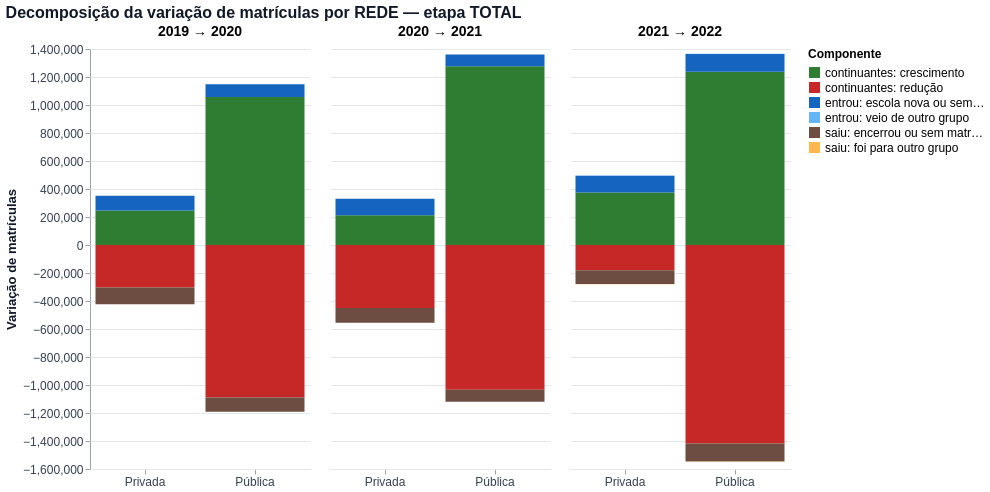

The notebook cell this image was saved under:
### Markdown cell above
## Etapa 7 — Decomposição da variação de matrículas entre dois anos *(opcional)*

Para cada par de anos `(a, b)` e cada grupo, a **variação líquida** das matrículas (soma de `b` menos soma de `a`)
é dividida em partes, olhando o **código da escola**:

| Componente | O que é |
|---|---|
| **continuantes: crescimento / redução** | escolas ativas nos dois anos, no mesmo grupo, que ganharam / perderam matrículas |
| **entrou: escola nova ou sem matrícula antes** | escola ativa em `b` e que não estava ativa em nenhum grupo em `a` |
| **entrou: veio de outro grupo** | escola ativa em `b` neste grupo e que em `a` estava ativa em outro grupo (mudou de rede, por exemplo) |
| **saiu: encerrou ou sem matrícula depois** | escola ativa em `a` e que não está ativa em nenhum grupo em `b` |
| **saiu: foi para outro grupo** | escola ativa em `a` neste grupo e que em `b` está ativa em outro grupo |

A soma das partes é a variação líquida do grupo. É uma **decomposição contábil das matrículas por escola**,
**não** o seguimento de alunos. Escola que muda de código (reabertura com outro código) aparece como saída + entrada.

### Code cell
COMPONENTES = ["continuantes: crescimento", "continuantes: redução",
               "entrou: escola nova ou sem matrícula antes", "entrou: veio de outro grupo",
               "saiu: encerrou ou sem matrícula depois", "saiu: foi para outro grupo"]
CORES_COMP = ["#2E7D32", "#C62828", "#1565C0", "#64B5F6", "#6D4C41", "#FFB74D"]


def decompor(d, ano_a, ano_b):
    ativos = d[d["MATRICULAS"] >= ESCOLA_ATIVA_MIN]
    A = ativos[ativos["ANO"] == ano_a].set_index("CO_ESCOLA")[["GRUPO", "MATRICULAS"]]
    B = ativos[ativos["ANO"] == ano_b].set_index("CO_ESCOLA")[["GRUPO", "MATRICULAS"]]
    j = A.join(B, how="outer", lsuffix="_a", rsuffix="_b")
    ma, mb = j["MATRICULAS_a"].fillna(0), j["MATRICULAS_b"].fillna(0)
    ga, gb = j["GRUPO_a"], j["GRUPO_b"]

    mesmo = ga.notna() & gb.notna() & (ga == gb)
    dif = mb - ma
    partes = [
        (ga[mesmo & (dif > 0)], dif[mesmo & (dif > 0)], COMPONENTES[0]),
        (ga[mesmo & (dif < 0)], dif[mesmo & (dif < 0)], COMPONENTES[1]),
        (gb[gb.notna() & ga.isna()], mb[gb.notna() & ga.isna()], COMPONENTES[2]),
        (gb[gb.notna() & ga.notna() & (ga != gb)], mb[gb.notna() & ga.notna() & (ga != gb)], COMPONENTES[3]),
        (ga[ga.notna() & gb.isna()], -ma[ga.notna() & gb.isna()], COMPONENTES[4]),
        (ga[ga.notna() & gb.notna() & (ga != gb)], -ma[ga.notna() & gb.notna() & (ga != gb)], COMPONENTES[5]),
    ]
    linhas = []
    for grupo, valor, nome in partes:
        t = pd.DataFrame({"GRUPO": grupo, "valor": valor}).groupby("GRUPO").agg(valor=("valor", "sum"), escolas=("valor", "size"))
        t["componente"] = nome
        linhas.append(t.reset_index())
    out = pd.concat(linhas, ignore_index=True)
    out["par"] = f"{ano_a} → {ano_b}"
    return out


if not DECOMPOR:
    print("DECOMPOR = False: seção pulada.")
else:
    partes_dec = []
    for a, b in PARES_DECOMPOSICAO:
        if a in ANOS and b in ANOS:
            partes_dec.append(decompor(base, a, b))
        else:
            print(f"[aviso] par {a}→{b} fora do período analisado; ignorado.")
    if partes_dec:
        dec = pd.concat(partes_dec, ignore_index=True)
        dec["componente"] = pd.Categorical(dec["componente"], categories=COMPONENTES, ordered=True)

        tab = dec.pivot_table(index=["par", "GRUPO"], columns="componente", values="valor", aggfunc="sum", observed=False).fillna(0)
        tab["variação líquida"] = tab.sum(axis=1)
        print("Decomposição (matrículas)")
        display(tab.round(0).astype("Int64"))

        # confere com os totais da etapa 3
        conf = []
        for a, b in PARES_DECOMPOSICAO:
            if a in ANOS and b in ANOS:
                for g_ in tot.columns:
                    conf.append({"par": f"{a} → {b}", "GRUPO": g_, "variação total (etapa 3)": tot.loc[b, g_] - tot.loc[a, g_]})
        conf = pd.DataFrame(conf).set_index(["par", "GRUPO"])
        conf["variação líquida (decomposição)"] = tab["variação líquida"]
        conf["diferença"] = conf["variação total (etapa 3)"] - conf["variação líquida (decomposição)"]
        print("Conferência: a diferença deve ser 0 quando ESCOLA_ATIVA_MIN = 1")
        display(conf.round(0).astype("Int64"))

        graf = (alt.Chart(dec).mark_bar().encode(
            x=alt.X("GRUPO:N", title=None, axis=alt.Axis(labelAngle=0)),
            y=alt.Y("valor:Q", title="Variação de matrículas"),
            color=alt.Color("componente:N", title="Componente",
                            scale=alt.Scale(domain=COMPONENTES, range=CORES_COMP)),
            order=alt.Order("componente:N"),
            tooltip=["par:N", "GRUPO:N", "componente:N", alt.Tooltip("valor:Q", format=",.0f"), alt.Tooltip("escolas:Q", title="escolas")])
            .properties(width=max(140, LARGURA_GRAFICO // max(len(PARES_DECOMPOSICAO), 1) - 80), height=ALTURA_GRAFICO)
            .facet(column=alt.Column("par:N", title=None, header=alt.Header(labelFontSize=14, labelFontWeight="bold"))))
        mostrar(estilizar(graf.properties(title=f"Decomposição da variação de matrículas por {DIMENSAO} — etapa {ETAPA}")), "07_decomposicao")

### Figure 1 — Vega-Lite specification as saved in the notebook (floating-point values rounded to 4 significant figures)
{"config": {"view": {"continuousWidth": 300, "continuousHeight": 300, "stroke": null}, "axis": {"domainColor": "#9CA3AF", "gridColor": "#E5E7EB", "labelColor": "#374151", "labelFontSize": 12, "tickColor": "#9CA3AF", "titleColor": "#111827", "titleFontSize": 13}, "legend": {"labelFontSize": 12, "symbolSize": 120, "titleFontSize": 12}, "title": {"anchor": "start", "color": "#111827", "fontSize": 16, "subtitleColor": "#6B7280", "subtitleFontSize": 12}}, "data": {"name": "data-d666adcb2cf9314c072278deff580c5b"}, "facet": {"column": {"field": "par", "header": {"labelFontSize": 14, "labelFontWeight": "bold"}, "title": null, "type": "nominal"}}, "spec": {"mark": {"type": "bar"}, "encoding": {"color": {"field": "componente", "scale": {"domain": ["continuantes: crescimento", "continuantes: redução", "entrou: escola nova ou sem matrícula antes", "entrou: veio de outro grupo", "saiu: encerrou ou sem matrícula depois", "saiu: foi para outro grupo"], "range": ["#2E7D32", "#C62828", "#1565C0", "#64B5F6", "#6D4C41", "#FFB74D"]}, "title": "Componente", "type": "nominal"}, "order": {"field": "componente", "type": "nominal"}, "tooltip": [{"field": "par", "type": "nominal"}, {"field": "GRUPO", "type": "nominal"}, {"field": "componente", "type": "nominal"}, {"field": "valor", "format": ",.0f", "type": "quantitative"}, {"field": "escolas", "title": "escolas", "type": "quantitative"}], "x": {"axis": {"labelAngle": 0}, "field": "GRUPO", "title": null, "type": "nominal"}, "y": {"field": "valor", "title": "Variação de matrículas", "type": "quantitative"}}, "height": 420, "width": 220}, "title": "Decomposição da variação de matrículas por REDE — etapa TOTAL", "$schema": "https://vega.github.io/schema/vega-lite/v6.4.1.json", "datasets": {"data-d666adcb2cf9314c072278deff580c5b": [{"GRUPO": "Privada", "valor": 247200.0, "escolas": 10060, "componente": "continuantes: crescimento", "par": "2019 → 2020"}, {"GRUPO": "Pública", "valor": 1056000.0, "escolas": 46021, "componente": "continuantes: crescimento", "par": "2019 → 2020"}, {"GRUPO": "Privada", "valor": -303500.0, "escolas": 12382, "componente": "continuantes: redução", "par": "2019 → 2020"}, {"GRUPO": "Pública", "valor": -1089000.0, "escolas": 55306, "componente": "continuantes: redução", "par": "2019 → 2020"}, {"GRUPO": "Privada", "valor": 104700.0, "escolas": 1224, "componente": "entrou: escola nova ou sem matrícula antes", "par": "2019 → 2020"}, {"GRUPO": "Pública", "valor": 91920.0, "escolas": 783, "componente": "entrou: escola nova ou sem matrícula antes", "par": "2019 → 2020"}, {"GRUPO": "Privada", "valor": 340.0, "escolas": 2, "componente": "entrou: veio de outro grupo", "par": "2019 → 2020"}, {"GRUPO": "Pública", "valor": 64.0, "escolas": 1, "componente": "entrou: veio de outro grupo", "par": "2019 → 2020"}, {"GRUPO": "Privada", "valor": -120400.0, "escolas": 1438, "componente": "saiu: encerrou ou sem matrícula depois", "par": "2019 → 2020"}, {"GRUPO": "Pública", "valor": -102100.0, "escolas": 1798, "componente": "saiu: encerrou ou sem matrícula depois", "par": "2019 → 2020"}, {"GRUPO": "Privada", "valor": -62.0, "escolas": 1, "componente": "saiu: foi para outro grupo", "par": "2019 → 2020"}, {"GRUPO": "Pública", "valor": -332.0, "escolas": 2, "componente": "saiu: foi para outro grupo", "par": "2019 → 2020"}, {"GRUPO": "Privada", "valor": 212700.0, "escolas": 7914, "componente": "continuantes: crescimento", "par": "2020 → 2021"}, {"GRUPO": "Pública", "valor": 1277000.0, "escolas": 52779, "componente": "continuantes: crescimento", "par": "2020 → 2021"}, {"GRUPO": "Privada", "valor": -450100.0, "escolas": 14334, "componente": "continuantes: redução", "par": "2020 → 2021"}, {"GRUPO": "Pública", "valor": -1033000.0, "escolas": 47607, "componente": "continuantes: redução", "par": "2020 → 2021"}, {"GRUPO": "Privada", "valor": 116800.0, "escolas": 1480, "componente": "entrou: escola nova ou sem matrícula antes", "par": "2020 → 2021"}, {"GRUPO": "Pública", "valor": 83300.0, "escolas": 807, "componente": "entrou: escola nova ou sem matrícula antes", "par": "2020 → 2021"}, {"GRUPO": "Privada", "valor": 313.0, "escolas": 2, "componente": "entrou: veio de outro grupo", "par": "2020 → 2021"}, {"GRUPO": "Pública", "valor": 265.0, "escolas": 1, "componente": "entrou: veio de outro grupo", "par": "2020 → 2021"}, {"GRUPO": "Privada", "valor": -105200.0, "escolas": 1590, "componente": "saiu: encerrou ou sem matrícula depois", "par": "2020 → 2021"}, {"GRUPO": "Pública", "valor": -85780.0, "escolas": 1805, "componente": "saiu: encerrou ou sem matrícula depois", "par": "2020 → 2021"}, {"GRUPO": "Privada", "valor": -248.0, "escolas": 1, "componente": "saiu: foi para outro grupo", "par": "2020 → 2021"}, {"GRUPO": "Pública", "valor": -291.0, "escolas": 2, "componente": "saiu: foi para outro grupo", "par": "2020 → 2021"}, {"GRUPO": "Privada", "valor": 375100.0, "escolas": 14237, "componente": "continuantes: crescimento", "par": "2021 → 2022"}, {"GRUPO": "Pública", "valor": 1237000.0, "escolas": 42844, "componente": "continuantes: crescimento", "par": "2021 → 2022"}, {"GRUPO": "Privada", "valor": -180000.0, "escolas": 8232, "componente": "continuantes: redução", "par": "2021 → 2022"}, {"GRUPO": "Pública", "valor": -1417000.0, "escolas": 56807, "componente": "continuantes: redução", "par": "2021 → 2022"}, {"GRUPO": "Privada", "valor": 120400.0, "escolas": 1368, "componente": "entrou: escola nova ou sem matrícula antes", "par": "2021 → 2022"}, {"GRUPO": "Pública", "valor": 127700.0, "escolas": 1034, "componente": "entrou: escola nova ou sem matrícula antes", "par": "2021 → 2022"}, {"GRUPO": "Privada", "valor": 700.0, "escolas": 4, "componente": "entrou: veio de outro grupo", "par": "2021 → 2022"}, {"GRUPO": "Pública", "valor": 276.0, "escolas": 2, "componente": "entrou: veio de outro grupo", "par": "2021 → 2022"}, {"GRUPO": "Privada", "valor": -99390.0, "escolas": 1190, "componente": "saiu: encerrou ou sem matrícula depois", "par": "2021 → 2022"}, {"GRUPO": "Pública", "valor": -129800.0, "escolas": 2029, "componente": "saiu: encerrou ou sem matrícula depois", "par": "2021 → 2022"}, {"GRUPO": "Privada", "valor": -327.0, "escolas": 2, "componente": "saiu: foi para outro grupo", "par": "2021 → 2022"}, {"GRUPO": "Pública", "valor": -650.0, "escolas": 4, "componente": "saiu: foi para outro grupo", "par": "2021 → 2022"}]}}
